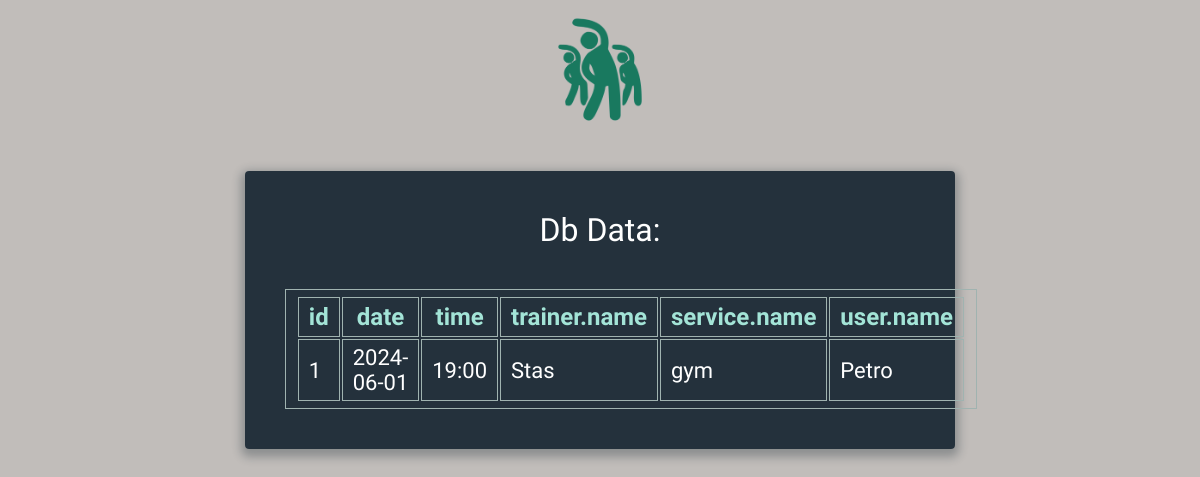
/user/reservations/1 (signed in), run on the app's committed database.
### db_model.py (models this page shows)
class Reservation(Base):
    __tablename__ = 'reservation'
    id = Column(Integer, primary_key=True, unique=True, autoincrement=True)
    trainer = Column(Integer, ForeignKey('trainer.id'), nullable=False)
    user = Column(Integer, ForeignKey('user.id'), nullable=False)
    service = Column(Integer, ForeignKey('service.id'), nullable=False)
    date = Column(String(10), nullable=False)
    time = Column(String(10), nullable=False)

class Trainer(Base):
    __tablename__ = 'trainer'
    id = Column(Integer, primary_key=True, unique=True, autoincrement=True, nullable=False)
    name = Column(String(50), nullable=False)
    fitness_center = Column(Integer, ForeignKey('fitness_center.id'), nullable=False)
    age = Column(Integer, default=18, nullable=False)
    sex = Column(String(6), nullable=False)

class Service(Base):
    __tablename__ = 'service'
    id = Column(Integer, primary_key=True, unique=True, autoincrement=True, nullable=False)
    name = Column(String(50), nullable=False)
    duration = Column(Integer, default=0, nullable=False)
    description = Column(String(50), nullable=False)
    price = Column(Integer, default=0, nullable=False)
    fitness_center = Column(Integer, ForeignKey('fitness_center.id'), nullable=False)
    max_attendees = Column(Integer, default=1, nullable=False)

class User(Base):
    __tablename__ = 'user'
    id = Column(Integer, primary_key=True, unique=True, autoincrement=True)
    name = Column(String(50), nullable=False)
    login = Column(String(50), unique=True, nullable=False)
    password = Column(String(50), nullable=False)
    birth_date = Column(String(50), default='2000-01-01', nullable=False)
    phone = Column(String(50), nullable=False)
    funds = Column(Integer, default=0, nullable=False)
    email = Column(String(100), nullable=False)

### app.py (the view)
@app.route('/user/reservations/<int:reservation_id>', methods=['GET', 'POST'])
@auth
def user_reservation(reservation_id):
    if request.method == 'GET':
        db = Db()
        columns = (db_model.Reservation.id, db_model.Reservation.date, db_model.Reservation.time,
                   db_model.Trainer.name.label('trainer.name'),
                   db_model.Service.name.label('service.name'),
                   db_model.User.name.label('user.name'))
        data = (db.session.query(*columns).join(db_model.User).join(db_model.Service).join(db_model.Trainer)).filter(
            db_model.User.id == session.get('user_id'), db_model.Reservation.id == reservation_id).first()
        return render_template('db_data_single.html', result=convert_db_query_data(data))
    return f'user reservation "{reservation_id}" endpoint'

### app.py (called while the page is built)
def auth(func):
    @wraps(func)
    def wrapper(*args, **kwargs):
        if session.get('user_id') is None:
            return redirect('/login')
        return func(*args, **kwargs)
    return wrapper

def convert_db_query_data(query_data):
    if query_data is None:
        return {}
    elif type(query_data) is list:
        return [el._asdict() for el in query_data]
    return query_data._asdict()

### db_orm.py (called while the page is built)
    def _init_db(self):
        Base.query = self.session.query_property()
        Base.metadata.create_all(bind=self.engine)

### templates/db_data_single.html (shortened to what this page needs)
{% extends "base.html" %}
{% block content %}
<div id="data">
          <h1>Db Data:</h1>
          {% if result %}
          <table>
              <tr>
              {% for key in result.keys() %}
              <th> {{ key }} </th>
              {% endfor %}
              </tr>
              <tr>
              {% for value in result.values() %}
              <td> {{ value }} </td>
              {% endfor %}
              </tr>
         </table>
        {% endif %}
        </div>
{% endblock %}

### data on the page
Reservation: date "2024-06-01", time "19:00"
Trainer: name "Stas"
Service: name "gym"
User: name "Petro"

### other printed values
{{ key }} "id" "date" "time" "trainer.name" "service.name" "user.name"
{{ value }} "1"
